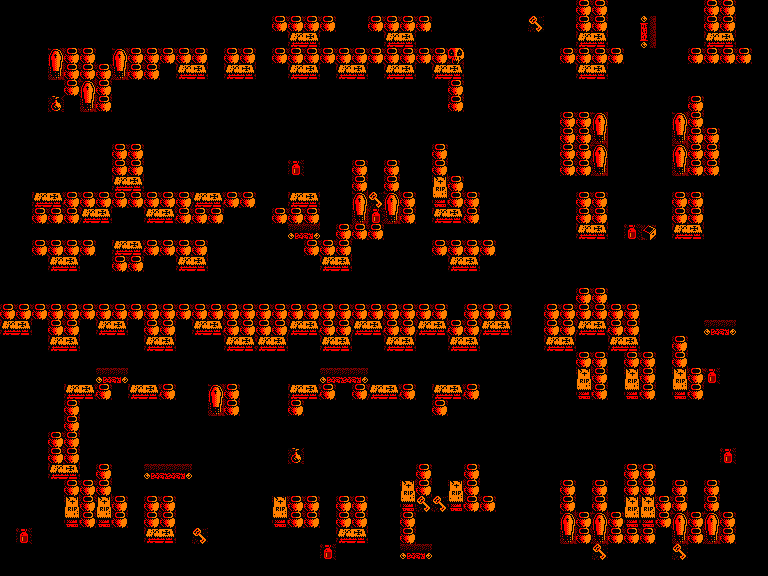

This is a level from a 2D game, rendered from its Tiled map with the project's own tilesets. A one-line summary and the complete map file follow:
An orthogonal 48x36 tile map with 16x16 px tiles, 1 tile layer (Tile Layer 1).

<map version="1.10" tiledversion="1.11.2" orientation="orthogonal" renderorder="right-down" width="48" height="36" tilewidth="16" tileheight="16" infinite="0" nextlayerid="2" nextobjectid="1">
 <tileset firstgid="1" source="tileset.tsx" />
 <layer id="1" name="Tile Layer 1" width="48" height="36">
  <data encoding="csv">
0,0,0,0,0,0,0,0,0,0,0,0,0,0,0,0,0,0,0,0,0,0,0,0,0,0,0,0,0,0,0,0,0,0,0,0,56,56,0,0,0,0,0,0,56,56,0,0,
0,0,0,0,0,0,0,0,0,0,0,0,0,0,0,0,0,56,56,56,56,0,0,56,56,56,56,0,0,0,0,0,0,53,0,0,56,56,0,0,61,0,0,0,56,56,0,0,
0,0,0,0,0,0,0,0,0,0,0,0,0,0,0,0,0,0,42,43,0,0,0,0,42,43,0,0,0,0,0,0,0,0,0,0,42,43,0,0,62,0,0,0,42,43,0,0,
0,0,0,38,56,56,0,38,56,56,56,56,56,0,56,56,0,56,56,56,56,56,56,56,56,56,56,56,55,0,0,0,0,0,0,56,56,56,56,0,0,0,0,56,56,56,56,0,
0,0,0,39,56,56,56,39,56,56,0,42,43,0,42,43,0,0,42,43,0,42,43,0,42,43,0,42,43,0,0,0,0,0,0,0,42,43,0,0,0,0,0,0,0,0,0,0,
0,0,0,0,56,38,56,0,0,0,0,0,0,0,0,0,0,0,0,0,0,0,0,0,0,0,0,0,56,0,0,0,0,0,0,0,0,0,0,0,0,0,0,0,0,0,0,0,
0,0,0,54,0,39,56,0,0,0,0,0,0,0,0,0,0,0,0,0,0,0,0,0,0,0,0,0,56,0,0,0,0,0,0,0,0,0,0,0,0,0,0,56,0,0,0,0,
0,0,0,0,0,0,0,0,0,0,0,0,0,0,0,0,0,0,0,0,0,0,0,0,0,0,0,0,0,0,0,0,0,0,0,56,56,38,0,0,0,0,38,56,0,0,0,0,
0,0,0,0,0,0,0,0,0,0,0,0,0,0,0,0,0,0,0,0,0,0,0,0,0,0,0,0,0,0,0,0,0,0,0,56,56,39,0,0,0,0,39,56,56,0,0,0,
0,0,0,0,0,0,0,56,56,0,0,0,0,0,0,0,0,0,0,0,0,0,0,0,0,0,0,56,0,0,0,0,0,0,0,56,56,38,0,0,0,0,38,56,56,0,0,0,
0,0,0,0,0,0,0,56,56,0,0,0,0,0,0,0,0,0,52,0,0,0,56,0,56,0,0,56,0,0,0,0,0,0,0,56,56,39,0,0,0,0,39,56,56,0,0,0,
0,0,0,0,0,0,0,42,43,0,0,0,0,0,0,0,0,0,0,0,0,0,56,0,56,0,0,46,56,0,0,0,0,0,0,0,0,0,0,0,0,0,0,0,0,0,0,0,
0,0,42,43,56,56,56,56,56,56,56,56,42,43,56,56,0,0,42,43,0,0,38,53,38,56,0,47,56,56,0,0,0,0,0,0,56,56,0,0,0,0,56,56,0,0,0,0,
0,0,56,56,56,42,43,0,0,42,43,56,56,56,0,0,0,56,56,56,0,0,39,52,39,56,0,42,43,56,0,0,0,0,0,0,56,56,0,0,0,0,56,56,0,0,0,0,
0,0,0,0,0,0,0,0,0,0,0,0,0,0,0,0,0,0,59,60,0,56,56,56,0,0,0,0,0,0,0,0,0,0,0,0,42,43,0,52,51,0,42,43,0,0,0,0,
0,0,56,56,56,56,0,42,43,56,56,56,56,0,0,0,0,0,0,56,56,56,0,0,0,0,0,56,56,56,56,0,0,0,0,0,0,0,0,0,0,0,0,0,0,0,0,0,
0,0,0,42,43,0,0,56,56,0,0,42,43,0,0,0,0,0,0,0,42,43,0,0,0,0,0,0,42,43,0,0,0,0,0,0,0,0,0,0,0,0,0,0,0,0,0,0,
0,0,0,0,0,0,0,0,0,0,0,0,0,0,0,0,0,0,0,0,0,0,0,0,0,0,0,0,0,0,0,0,0,0,0,0,0,0,0,0,0,0,0,0,0,0,0,0,
0,0,0,0,0,0,0,0,0,0,0,0,0,0,0,0,0,0,0,0,0,0,0,0,0,0,0,0,0,0,0,0,0,0,0,0,56,56,0,0,0,0,0,0,0,0,0,0,
56,56,56,56,56,56,56,56,56,56,56,56,56,56,56,56,56,56,56,56,56,56,56,56,56,56,56,56,0,56,56,56,0,0,56,56,56,56,56,56,0,0,0,0,0,0,0,0,
42,43,0,56,56,0,42,43,0,56,56,0,42,43,56,56,56,56,42,43,56,56,42,43,56,56,42,43,56,56,42,43,0,0,56,56,42,43,56,56,0,0,0,0,59,60,0,0,
0,0,0,42,43,0,0,0,0,42,43,0,0,0,42,43,42,43,0,0,42,43,0,0,42,43,0,0,42,43,0,0,0,0,42,43,0,0,42,43,0,0,56,0,0,0,0,0,
0,0,0,0,0,0,0,0,0,0,0,0,0,0,0,0,0,0,0,0,0,0,0,0,0,0,0,0,0,0,0,0,0,0,0,0,56,56,0,56,56,0,56,0,0,0,0,0,
0,0,0,0,0,0,59,60,0,0,0,0,0,0,0,0,0,0,0,0,59,57,60,0,0,0,0,0,0,0,0,0,0,0,0,0,46,56,0,46,56,0,46,56,52,0,0,0,
0,0,0,0,42,43,56,0,42,43,56,0,0,38,56,0,0,0,42,43,56,0,56,42,43,56,0,42,43,56,0,0,0,0,0,0,47,56,0,47,56,0,47,56,0,0,0,0,
0,0,0,0,56,0,0,0,0,0,0,0,0,39,56,0,0,0,56,0,0,0,0,0,0,0,0,56,0,0,0,0,0,0,0,0,0,0,0,0,0,0,0,0,0,0,0,0,
0,0,0,0,56,0,0,0,0,0,0,0,0,0,0,0,0,0,0,0,0,0,0,0,0,0,0,0,0,0,0,0,0,0,0,0,0,0,0,0,0,0,0,0,0,0,0,0,
0,0,0,56,56,0,0,0,0,0,0,0,0,0,0,0,0,0,0,0,0,0,0,0,0,0,0,0,0,0,0,0,0,0,0,0,0,0,0,0,0,0,0,0,0,0,0,0,
0,0,0,56,56,0,0,0,0,0,0,0,0,0,0,0,0,0,54,0,0,0,0,0,0,0,0,0,0,0,0,0,0,0,0,0,0,0,0,0,0,0,0,0,0,52,0,0,
0,0,0,42,43,0,56,0,0,59,57,60,0,0,0,0,0,0,0,0,0,0,0,0,0,0,56,0,0,56,0,0,0,0,0,0,0,0,0,56,56,0,0,0,0,0,0,0,
0,0,0,0,56,56,56,0,0,0,0,0,0,0,0,0,0,0,0,0,0,0,0,0,0,46,56,0,46,56,0,0,0,0,0,56,0,56,0,56,56,0,56,0,56,0,0,0,
0,0,0,0,46,56,46,56,0,56,56,0,0,0,0,0,0,46,56,56,0,56,56,0,0,47,53,53,47,56,56,0,0,0,0,56,0,56,0,46,46,56,56,0,56,0,0,0,
0,0,0,0,47,56,47,56,0,56,56,0,0,0,0,0,0,47,56,56,0,56,56,0,0,56,0,0,0,0,0,0,0,0,0,38,56,38,56,47,47,56,38,56,38,56,0,0,
0,52,0,0,0,0,0,0,0,42,43,0,53,0,0,0,0,0,0,0,0,42,43,0,0,56,0,0,0,0,0,0,0,0,0,39,56,39,56,56,56,0,39,56,39,56,0,0,
0,0,0,0,0,0,0,0,0,0,0,0,0,0,0,0,0,0,0,0,52,0,0,0,0,59,60,0,0,0,0,0,0,0,0,0,0,53,0,0,0,0,53,0,0,0,0,0,
0,0,0,0,0,0,0,0,0,0,0,0,0,0,0,0,0,0,0,0,0,0,0,0,0,0,0,0,0,0,0,0,0,0,0,0,0,0,0,0,0,0,0,0,0,0,0,0
</data>
 </layer>
</map>